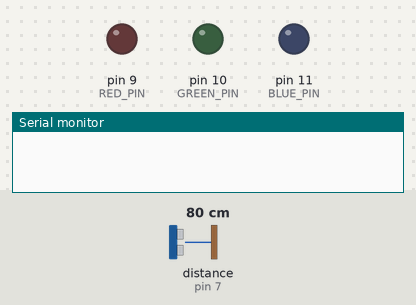
Bench run of a sketch on a simulated Arduino Uno, built with avr-gcc and run on an emulated ATmega328P. Parts: output pins drawn as LEDs (lit = HIGH), the last lines printed to the serial monitor. Wiring (inferred from the names in the program): ultrasonic range finder: trigger pin 6; echo pin 7. The inputs (shaded band) are chosen by the test bench; at power-on: distance to the obstacle (sensor on pin 7) 80 cm. The echo pulse lasts 58.3 µs per cm; pins used as bus, display or sensor lines are not drawn.

Above: at 0.1 s.
At 1.1 s:
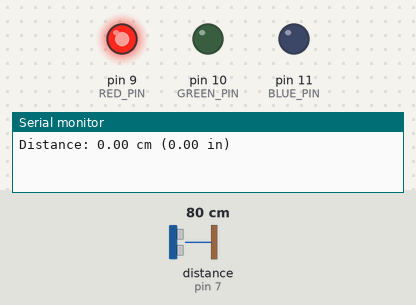
Timing chart, 0 to 2.6 s (numbered marks = the images above):
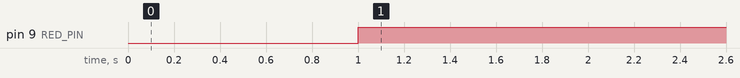

The sketch:

distance-with-warn-led.ino
```cpp
#define TRIGGER_SENT 2
const int trigPin = 6;
const int echoPin = 7;
  float duration;
  float distanceCM;
  float distanceIn;
//Warn LED
const int RED_PIN = 9;
const int GREEN_PIN = 10;
const int BLUE_PIN = 11;

void setColor(int r, int g, int b) {
  analogWrite(RED_PIN, r);
  analogWrite(GREEN_PIN, g);
  analogWrite(BLUE_PIN, b);
}

void setup() {
  // put your setup code here, to run once:
  Serial.begin(9600);
  pinMode(trigPin, OUTPUT);
  pinMode(echoPin, INPUT);
  pinMode(RED_PIN, OUTPUT);
  pinMode(GREEN_PIN, OUTPUT);
  pinMode(BLUE_PIN, OUTPUT);
}

void loop() {
  // start with clean signal
  digitalWrite(trigPin, LOW);
  delayMicroseconds(5);

  // send trigger signal
  digitalWrite(trigPin, HIGH);
  delayMicroseconds(10);
  digitalWrite(trigPin, LOW);
  digitalWrite(TRIGGER_SENT, HIGH);
  delayMicroseconds(500);
  digitalWrite(TRIGGER_SENT, LOW);

  // read echo signal
  duration = pulseIn(echoPin, HIGH);

  // calculate distance
  // Calculate the distance in centimeters
  // Speed of sound is 0.034 cm/µs. Divide by 2 because the sound travels to the object and back.
  distanceCM = duration * 0.034 / 2;
  distanceIn = distanceCM * 0.393701;

  if (distanceCM < 4) {
    setColor(255, 0, 0); // Red
  } else if (distanceCM < 10) {
    setColor(0, 0, 255); // Blue
  } else if (distanceCM > 10) {
    setColor(0, 255, 0); // Green
  }

// print distance
  Serial.print("Distance: ");
  Serial.print(distanceCM);
  Serial.print(" cm (");
  Serial.print(distanceIn);
  Serial.println(" in)");

  delay(1000);
}
```

Measured:
- by itself, pin 9 (RED_PIN): LOW → HIGH at 1.0 s
